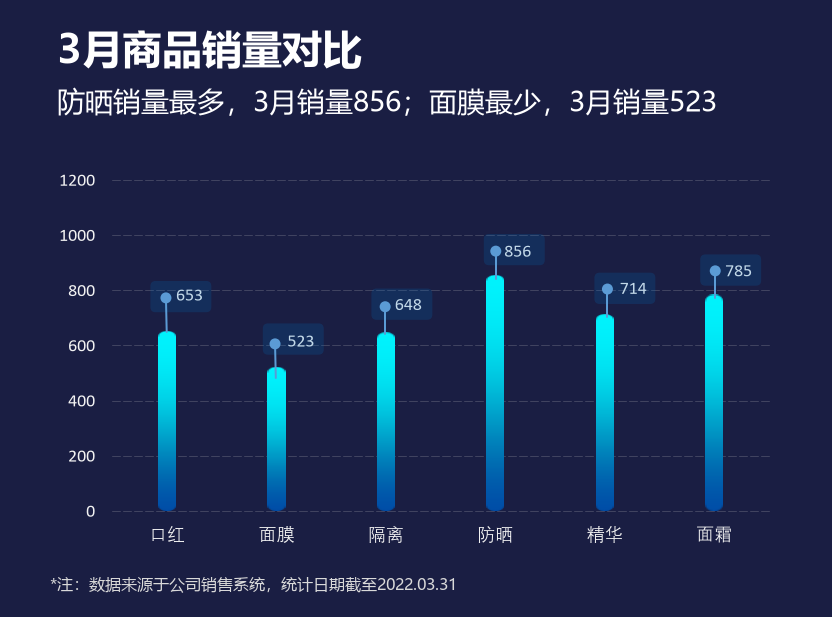

Reproduce this figure in Python.
# -*- coding: utf-8 -*-
"""
图表复刻 3/15 —— 渐变圆角柱形图

复刻对象：`第二章 图表(前15).xlsx` 工作表「3 渐变圆角柱形图」中的图表。

这张图与图1 的差别有三处，也是它容易被做错的地方：

  1. **柱子是图片填充**，不是渐变填充。每个 `c:dPt` 里挂的是 `a:blipFill`，
     指向 xl/media/image1.png ~ image4.png 这四张「胶囊形」小图（12px 宽，
     顶部圆头、底部圆头都烘焙在图里，靠 alpha 通道实现）。Excel 用
     `a:stretch` + `a:fillRect` 把整张图拉进柱子矩形，所以复刻时直接
     `imshow(..., extent=(柱左, 柱右, 0, 柱高))` 拉满即可。
  2. **六个数值标签都被手工拖过**，落点由 `c:dLbls` 里每个 `c:dLbl` 的
     `c:layout/c:manualLayout` 给出；同一条数据线上还有 6 个手工画的
     userShapes（圆角标注框 + 带圆头连接符）。
  3. **标注框压在数字上面**（半透明 0070C0@20%），所以数字的颜色会被
     冲淡成 #C2D8E8 左右；绘制顺序必须是 柱子 < 数据标签 < 标注框 < 连接符。

数据来源：'3 渐变圆角柱形图'!$B$3:$B$8（类别）、$C$3:$C$8（销量）

样式规格全部取自该 xlsx 的图表 XML（xl/charts/chart3.xml、
xl/drawings/drawing6.xml）与主题 xl/theme/theme1.xml：

    XML 里的定义                          matplotlib 实现
    -----------------------------------   -----------------------------------
    图表区背景 srgbClr 1A1E43             figure facecolor BACKGROUND
    绘图区 manualLayout x=.135022 y=.291720
        w=.788997 h=.536467               figure.add_axes([...])
    barDir=col / grouping=clustered       柱心落在整数类别位置，两侧各留半格
    gapWidth=500（柱宽 = 类别宽 / 6）      BAR_WIDTH = 1/6
    数据点 blipFill rId3~rId6             imshow 拉伸 xl/media/image1~4.png
    valAx max=1200，majorUnit 自动 = 200   ylim(0, 1200)，刻度 0..1200 步长 200
    网格线 w=6350EMU(0.5pt)、prstDash=lgDash、
        tx1 lumMod15 lumOff85 alpha20     #D9D9D9 @ 0.20，虚线 8×/3× 线宽，
                                          逐条画（axis.grid() 会把 0 那条裁掉）
    坐标轴文字 9pt bg1 lumMod95%          #F2F2F2，9 × FONT_SCALE
    数据标签 outEnd + 逐点 manualLayout   按实测基准 + XML 偏移摆放
    标注框 roundRect 29.9×15.5pt
        srgbClr 0070C0 alpha20            FancyBboxPatch，圆角 = 短边/6
    连接符 prstGeom=line，lnRef idx=1
        （主题 lnStyleLst[1] w=12700EMU）
        headEnd type=oval                 线色 accent1 #5B9BD5，线宽 1pt，
                                          线头一个直径 11px 的圆
    标题/副标题 20pt bold / 14pt 微软雅黑    UI_FONT，逐字符回退
    脚注 8pt bg1 lumMod85%                #D9D9D9

运行：python chart3_rounded_gradient_bar.py
输出：chart3_rounded_gradient_bar.png（832 x 617，与 Excel 导出图等比同尺寸）
"""

import io
import os
import zipfile

import matplotlib
import matplotlib.pyplot as plt
import numpy as np
from matplotlib.patches import Circle, FancyBboxPatch
from matplotlib.transforms import ScaledTranslation
from PIL import Image

import chartkit

# --------------------------------------------------------------------------
# 常量：全部按 Excel 图表的原始定义换算
# --------------------------------------------------------------------------

# Excel 图表对象尺寸 416 x 308.125 pt，按 2 px/pt 导出取整成 832 x 617
# （reference/chart3_excel.png 实测 617；height_px_of 会四舍五入成 616，故写死）
DPI = chartkit.DPI
FIG_W_PX = 832
FIG_H_PX = 617

# 字号换算：画布是 Excel 图表的 1.44 倍（= 2 * 72 / 100）
FONT_SCALE = chartkit.FONT_SCALE             # 1.44

BACKGROUND = chartkit.BACKGROUND             # 1A1E43
LABEL_COLOR = "#F2F2F2"                      # bg1 lumMod 95%
FOOTNOTE_COLOR = "#D9D9D9"                   # bg1 lumMod 85%
GRID_COLOR = "#D9D9D9"                       # tx1 lumMod 15% lumOff 85%
GRID_ALPHA = 0.20                            # alpha 20000
CHIP_COLOR = "#0070C0"                       # 标注框 srgbClr 0070C0
CHIP_ALPHA = 0.20                            # alpha 20000
CONNECTOR_COLOR = "#5B9BD5"                  # 主题 accent1

CATEGORIES = ["口红", "面膜", "隔离", "防晒", "精华", "面霜"]
SALES = [653, 523, 648, 856, 714, 785]

# 每个数据点用的填充图：rId3->image1、rId4->image2、rId5->image3、rId6->image4
BAR_IMAGES = ["image1.png", "image2.png", "image1.png",
              "image3.png", "image4.png", "image1.png"]

TITLE = "3月商品销量对比"
SUBTITLE = "防晒销量最多，3月销量856；面膜最少，3月销量523"
FOOTNOTE = "*注：数据来源于公司销售系统，统计日期截至2022.03.31"

# 绘图区在图表中的相对位置（取自 chart3.xml 的 manualLayout）
AXES_LEFT = 0.13502238690751892
AXES_TOP = 0.29172025230356308
AXES_WIDTH = 0.78899722093561842
AXES_HEIGHT = 0.53646680816245673

BAR_WIDTH = 1.0 / (1.0 + 500.0 / 100.0)      # gapWidth=500 -> 柱宽 = 类别宽 / 6
Y_MAX = 1200                                 # valAx scaling/max
Y_TICKS = [0, 200, 400, 600, 800, 1000, 1200]   # majorUnit 未写死，Excel 自动取 200

# 数据标签：{类别序号: (x 偏移, y 偏移)}，直接取自 chart3.xml 每个 c:dLbl 的
# c:layout/c:manualLayout。两个偏移都是比例：
#   x 偏移 × 408pt（userShapes 的横向坐标空间）= 实际横向位移
#   y 偏移 × 305.25pt（纵向坐标空间）= 实际纵向位移（负值向上）
LABEL_OFFSETS = {
    0: (0.026960784313725492, -0.026208026208026210),
    1: (0.029411764705882307, -0.009828007292845727),
    2: (0.026960784313725492, -0.013104013104013164),
    3: (0.026960784313725401, -0.006552006552006552),
    4: (0.034313725490195991, -0.009828009828009889),
    5: (0.029411764705882353, -0.006552006552006552),
}

# Excel 里 outEnd 数据标签的默认落点：基线在柱顶上方这么多像素（实测：
# 用每个点的 manualLayout 偏移反推，六根柱子的残差落在 14.1±0.4 内，
# 与图2 的 DEFAULT_LABEL_GAP 一致）
LABEL_GAP_PX = 14.1

# 标注框（cdr:sp，roundRect，29.9 x 15.5pt），坐标是相对图表区的比例，
# 与连接符一起按 rel × (FIG_W_PX, FIG_H_PX) 落到画布上（实测：这组比例
# 的分母是 408 x 305.25pt，正好铺满 832 x 617 像素）
CHIPS = [
    (0.18076, 0.45536, 0.25400, 0.50604),   # 口红 653
    (0.31587, 0.52416, 0.38911, 0.57484),   # 面膜 523
    (0.44638, 0.46765, 0.51962, 0.51833),   # 隔离 648
    (0.58150, 0.37920, 0.65473, 0.42987),   # 防晒 856
    (0.71444, 0.44195, 0.78768, 0.49263),   # 精华 714
    (0.84161, 0.41237, 0.91485, 0.46304),   # 面霜 785
]
# roundRect 的 prstGeom 没写 avLst，用预设圆角半径 = 短边的 1/6
CHIP_RADIUS_PX = (0.50604 - 0.45536) * FIG_H_PX / 6.0

# 连接符（cdr:cxnSp，prstGeom=line），前两个略斜（cx≈0.375pt），其余是竖线
CONNECTORS = [
    (0.19945, 0.48280, 0.20037, 0.53808),   # 口红
    (0.33058, 0.55733, 0.33150, 0.61261),   # 面膜
    (0.46293, 0.49713, 0.46293, 0.54177),   # 隔离
    (0.59589, 0.40704, 0.59589, 0.45168),   # 防晒
    (0.73009, 0.46847, 0.73009, 0.51310),   # 精华
    (0.85968, 0.43898, 0.85968, 0.48362),   # 面霜
]
CONNECTOR_WIDTH_PT = 1.0        # 主题 lnStyleLst[1]：w=12700 EMU = 1pt
CONNECTOR_DOT_PX = 11.0         # headEnd type="oval"，导出图上实测直径 11px

# 标题/副标题/脚注文本框：框左上角 × 画布 + 默认内边距 91440EMU(7.2pt)
TEXT_INSET_PX = 7.2 * chartkit.PX_PER_PT     # bodyPr lIns 默认值
TITLE_X_PX = 0.05116 * FIG_W_PX + TEXT_INSET_PX      # 文本框 11 的左缘 56.96px
TITLE_BASELINE = 63.5                        # 实测：标题墨迹 30~69，数字底 64.5
SUBTITLE_BASELINE = 111.5                    # 实测：副标题墨迹 88~115
FOOTNOTE_X_PX = 0.04289 * FIG_W_PX + TEXT_INSET_PX   # 文本框 12 的左缘 50.08px
FOOTNOTE_BASELINE = 590.0                    # 实测：脚注墨迹 577~591

plt.rcParams["axes.unicode_minus"] = False
# 虚线长度按 XML 的 lgDash（800%/300% 线宽）给定，不再乘线宽
plt.rcParams["lines.scale_dashes"] = False

UI_FONT = chartkit.UI_FONT                   # 微软雅黑
AXIS_FONTS = chartkit.AXIS_FONTS             # Calibri + 等线


def bar_image(name):
    """从 xlsx 里取出柱子填充用的胶囊形 PNG，返回 RGBA 数组。

    图里圆头是靠 alpha 通道做的，所以必须保留 alpha，不能 convert("RGB")。
    """
    with zipfile.ZipFile(chartkit.XLSX) as archive:
        raw = archive.read("xl/media/" + name)
    return np.asarray(Image.open(io.BytesIO(raw)).convert("RGBA"))


def category_px(index):
    """第 index 个类别的柱心横坐标（像素），0 号类别中心在绘图区左缘 + 半格。"""
    return AXES_LEFT * FIG_W_PX + (index + 0.5) * AXES_WIDTH * FIG_W_PX / len(SALES)


def bar_top_px(value):
    """数值 value 对应的柱子顶端纵坐标（像素）。"""
    plot_bottom = (AXES_TOP + AXES_HEIGHT) * FIG_H_PX
    return plot_bottom - value / Y_MAX * AXES_HEIGHT * FIG_H_PX


def draw_bars(axis):
    """逐柱贴一张拉伸的胶囊图，复刻 Excel 的 blipFill + stretch 填充。"""
    images = {}
    for index, value in enumerate(SALES):
        name = BAR_IMAGES[index]
        if name not in images:
            images[name] = bar_image(name)
        axis.imshow(
            images[name],
            extent=(index - BAR_WIDTH / 2.0, index + BAR_WIDTH / 2.0, 0, value),
            origin="upper",                  # 数组第一行落在 extent 顶部
            aspect="auto",
            interpolation="bilinear",
            zorder=2,
        )


def draw_data_labels(overlay):
    """数据标签：默认贴在柱顶上方，再叠加 c:dLbl 里的手工拖拽偏移。"""
    for index, value in enumerate(SALES):
        dx_frac, dy_frac = LABEL_OFFSETS[index]
        x = category_px(index) + dx_frac * FIG_W_PX
        y = bar_top_px(value) - LABEL_GAP_PX + dy_frac * FIG_H_PX
        overlay.text(x, y, str(value), ha="center", va="baseline",
                     color=LABEL_COLOR, fontsize=9 * FONT_SCALE,
                     fontfamily=AXIS_FONTS, zorder=6)


def draw_chips(overlay):
    """userShapes 里的 6 个半透明圆角标注框（压在数据标签上面）。"""
    for x0, y0, x1, y1 in CHIPS:
        overlay.add_patch(FancyBboxPatch(
            (x0 * FIG_W_PX, y0 * FIG_H_PX),
            (x1 - x0) * FIG_W_PX, (y1 - y0) * FIG_H_PX,
            boxstyle="round,pad=0,rounding_size=%.3f" % CHIP_RADIUS_PX,
            facecolor=CHIP_COLOR, alpha=CHIP_ALPHA, edgecolor="none",
            mutation_aspect=1.0, zorder=7))


def draw_connectors(overlay):
    """userShapes 里的 6 根连接符：竖线 + 线头一个实心圆。"""
    for x0, y0, x1, y1 in CONNECTORS:
        overlay.plot([x0 * FIG_W_PX, x1 * FIG_W_PX],
                     [y0 * FIG_H_PX, y1 * FIG_H_PX],
                     color=CONNECTOR_COLOR, linewidth=CONNECTOR_WIDTH_PT * FONT_SCALE,
                     solid_capstyle="round", zorder=8)
        overlay.add_patch(Circle((x0 * FIG_W_PX, y0 * FIG_H_PX),
                                 CONNECTOR_DOT_PX / 2.0,
                                 facecolor=CONNECTOR_COLOR, edgecolor="none",
                                 zorder=8))


def main():
    figure = plt.figure(figsize=(FIG_W_PX / DPI, FIG_H_PX / DPI), dpi=DPI)
    figure.patch.set_facecolor(BACKGROUND)

    axis = figure.add_axes([AXES_LEFT, 1.0 - AXES_TOP - AXES_HEIGHT,
                            AXES_WIDTH, AXES_HEIGHT])
    axis.set_facecolor(BACKGROUND)

    draw_bars(axis)

    # 坐标范围：每个类别占 1 格，两侧各留半格
    axis.set_xlim(-0.5, len(SALES) - 0.5)
    axis.set_ylim(0, Y_MAX)

    # ---- 网格线 ----
    # 逐条画而不是用 axis.grid()：matplotlib 会把 gridline 裁到绘图区矩形里，
    # 0 刻度那条正好压在绘图区下缘上，会被整条裁掉；Excel 是整条都画。
    axis.set_axisbelow(True)                 # 实测网格线在柱子后面
    for tick in Y_TICKS:
        axis.plot([-0.5, len(SALES) - 0.5], [tick, tick],
                  color=GRID_COLOR, alpha=GRID_ALPHA,
                  linewidth=0.5 * FONT_SCALE,
                  linestyle=(0, (8 * 0.5 * FONT_SCALE, 3 * 0.5 * FONT_SCALE)),
                  dash_capstyle="round",     # XML 里 <a:ln> 带 <a:round/>
                  clip_on=False, zorder=0)

    axis.set_xticks(np.arange(len(CATEGORIES)))
    axis.set_xticklabels(CATEGORIES, color=LABEL_COLOR,
                         fontsize=9 * FONT_SCALE, fontfamily=AXIS_FONTS)
    axis.set_yticks(Y_TICKS)
    axis.set_yticklabels([str(v) for v in Y_TICKS], color=LABEL_COLOR,
                         fontsize=9 * FONT_SCALE, fontfamily=AXIS_FONTS)

    axis.tick_params(axis="x", length=0, pad=10.8)   # 绘图区底缘到类别文字 15px
    axis.tick_params(axis="y", length=0, pad=12.42)  # 绘图区左缘到数字 17.3px

    # Excel 把刻度文字按行框竖直居中，matplotlib 按墨迹包围盒居中，
    # 两者差约 1px，这里补一个竖直微调（实测输出比原图低 1px）
    shift = ScaledTranslation(0, 1.0 / DPI, figure.dpi_scale_trans)
    for label in axis.get_yticklabels():
        label.set_transform(label.get_transform() + shift)

    for spine in axis.spines.values():
        spine.set_visible(False)

    # ---- userShapes：数据标签 -> 标注框 -> 连接符，依次压在上层 ----
    overlay = figure.add_axes([0, 0, 1, 1], zorder=5)
    overlay.set_xlim(0, FIG_W_PX)
    overlay.set_ylim(FIG_H_PX, 0)            # 纵轴向下，常量直接照实测像素写
    overlay.set_axis_off()
    overlay.patch.set_visible(False)

    draw_data_labels(overlay)
    draw_chips(overlay)
    draw_connectors(overlay)

    # ---- 标题 / 副标题 / 脚注（同一批 userShapes，锚点是"框顶 + 内边距"）----
    figure.text(TITLE_X_PX / FIG_W_PX, 1.0 - TITLE_BASELINE / FIG_H_PX, TITLE,
                ha="left", va="baseline", color="white",
                fontsize=20 * FONT_SCALE, fontweight="bold", fontfamily=UI_FONT)
    figure.text(TITLE_X_PX / FIG_W_PX, 1.0 - SUBTITLE_BASELINE / FIG_H_PX, SUBTITLE,
                ha="left", va="baseline", color="white",
                fontsize=14 * FONT_SCALE, fontfamily=UI_FONT)
    figure.text(FOOTNOTE_X_PX / FIG_W_PX, 1.0 - FOOTNOTE_BASELINE / FIG_H_PX, FOOTNOTE,
                ha="left", va="baseline", color=FOOTNOTE_COLOR,
                fontsize=8 * FONT_SCALE, fontfamily=UI_FONT)

    output = os.path.join(os.path.dirname(os.path.abspath(__file__)),
                          "chart3_rounded_gradient_bar.png")
    figure.savefig(output, dpi=DPI, facecolor=BACKGROUND)
    print("saved:", output)
    return figure


if __name__ == "__main__":
    if matplotlib.get_backend().lower() == "agg":
        main()
    else:
        main()
        plt.show()
